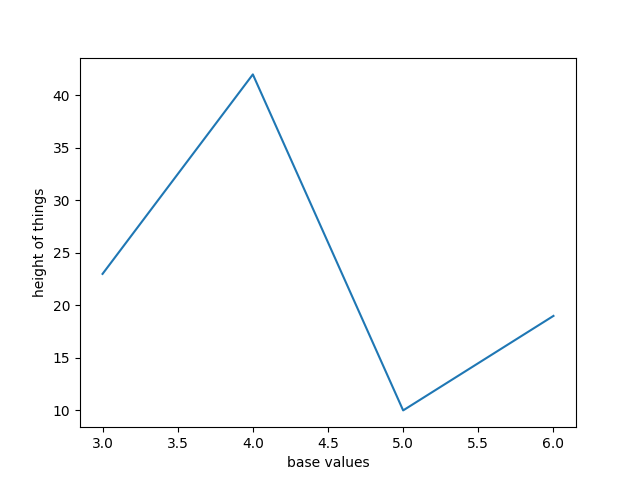

Write the Python code that produced this figure.
import matplotlib.pyplot as plt

x = [ 3,  4,   5,  6 ]
y = [ 23, 42, 10, 19 ]

plt.plot(x, y)
plt.ylabel("height of things")
plt.xlabel("base values")

plt.show()
#plt.savefig('line_with_labels.png')
